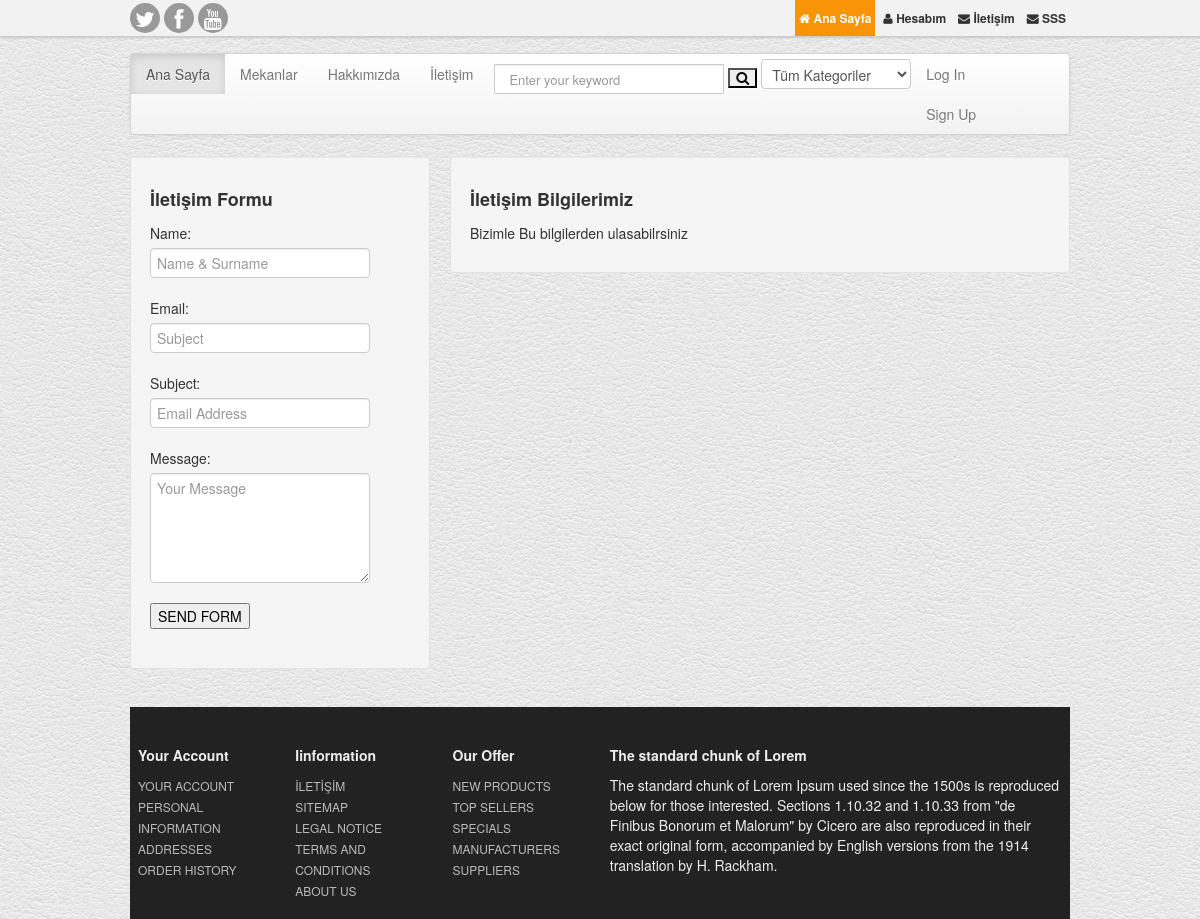
Page /iletisim/ on the earlier database version.
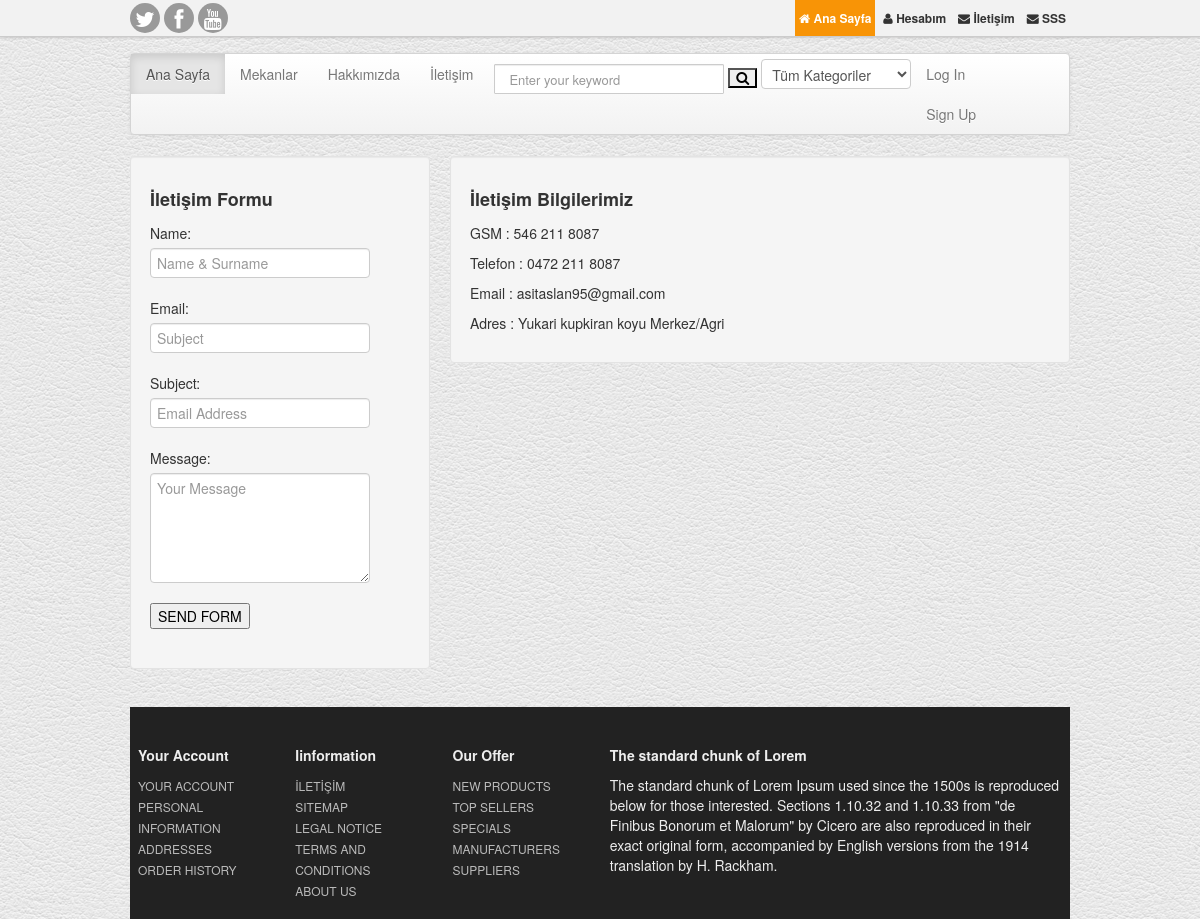
Same page on the later database version.
### home/models.py (models this page shows, shortened)
class Setting(models.Model):
    STATUS = (
        ('True', 'Evet'),
        ('False', 'Hayır'),
    )
    title = models.CharField(max_length=150)
    keywords = models.CharField(max_length=255)
    description = models.CharField(max_length=255)
    company = models.CharField(max_length=50)
    address = models.CharField(blank=True, max_length=100)
    phone = models.CharField(blank=True, max_length=15)
    fax = models.CharField(blank=True, max_length=15)
    email = models.CharField(blank=True, max_length=50)
    smtpserver = models.CharField(blank=True, max_length=20)
    smtpemail = models.CharField(blank=True, max_length=20)
    smtppassword = models.CharField(blank=True, max_length=10)
    smtpport = models.CharField(blank=True, max_length=5)
    icon = models.ImageField(blank=True, upload_to='images/')
    facebook = models.CharField(blank=True, max_length=50)
    instagram = models.CharField(blank=True, max_length=50)
    twitter = models.CharField(blank=True, max_length=50)
    aboutus = RichTextUploadingField(blank=True)
    contact = RichTextUploadingField(blank=True)
    reference = RichTextUploadingField(blank=True)
    status = models.CharField(max_length=10, choices=STATUS)
    created_at = models.DateTimeField(auto_now_add=True)
    updated_at = models.DateTimeField(auto_now=True)

### home/views.py (the view, shortened to what this page needs)
# urls.py: path('iletisim/', views.iletisim, name='iletisim'),
def iletisim(request):
    category = Category.objects.all()
    setting = Setting.objects.get(pk=1)
    form = ContactFormu()
    context = {'setting': setting, 'category': category, 'form': form}
    return render(request, 'iletisim.html', context)

### home/models.py
class ContactFormu(ModelForm):
    class Meta:
        model = ContactFormMessage
        fields = ['name', 'email', 'subject', 'message']
        widgets = {
            'name': TextInput(attrs={'class': 'input', 'placeholder': 'Name & Surname'}),
            'email': TextInput(attrs={'class': 'input', 'placeholder': 'Subject'}),
            'subject': TextInput(attrs={'class': 'input', 'placeholder': 'Email Address'}),
            'message': Textarea(attrs={'class': 'input', 'placeholder': 'Your Message', 'rows': '5'}),
        }

### home/templates/iletisim.html (shortened to what this page needs)
{% extends 'homebase.html' %}
{% block content %}
    <div class="span4">
        <div class="well">
            <h3 class="title">İletişim Formu</h3>
            <form action="" method="post">
                {{ form.as_p }}
                <input type="submit" value="SEND FORM">
            </form>
        </div>
    </div>
    <div class="span8">
        <div class="well">
            <div class="section-title">
                <h3 class="title">İletişim Bilgilerimiz</h3>
            </div>
            {{ setting.contact|safe }}
        </div>
    </div>
{% endblock %}

Differences in the rows shown:
changed Setting: contact "Bizimle Bu bilgilerden ulasabilrsiniz" → "GSM : 546 211 8087 Telefon : 0472 211 8087 Email : asitaslan95@gmail.com Adres : Yukari kupkiran koyu Merkez/Agri"
